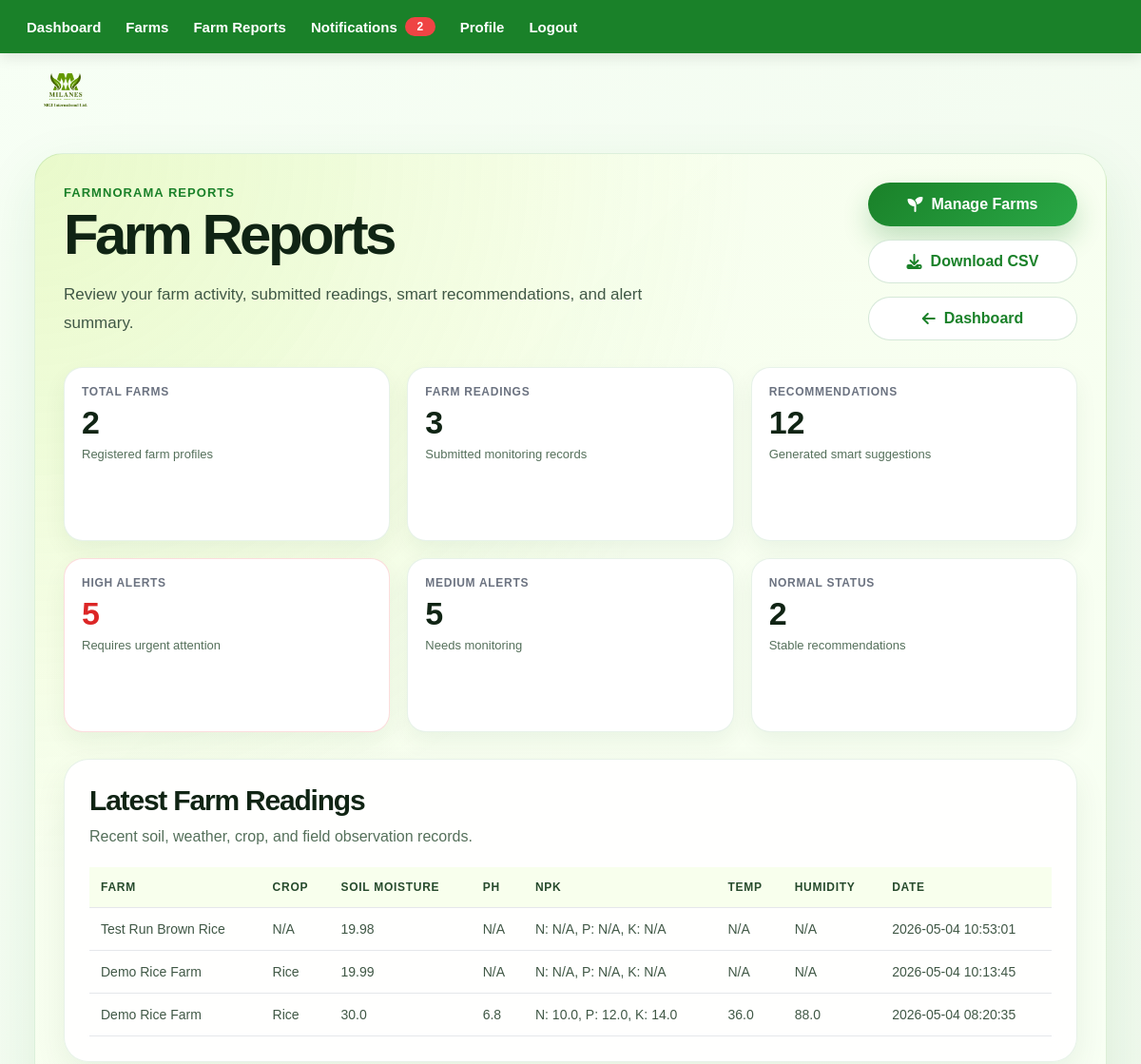
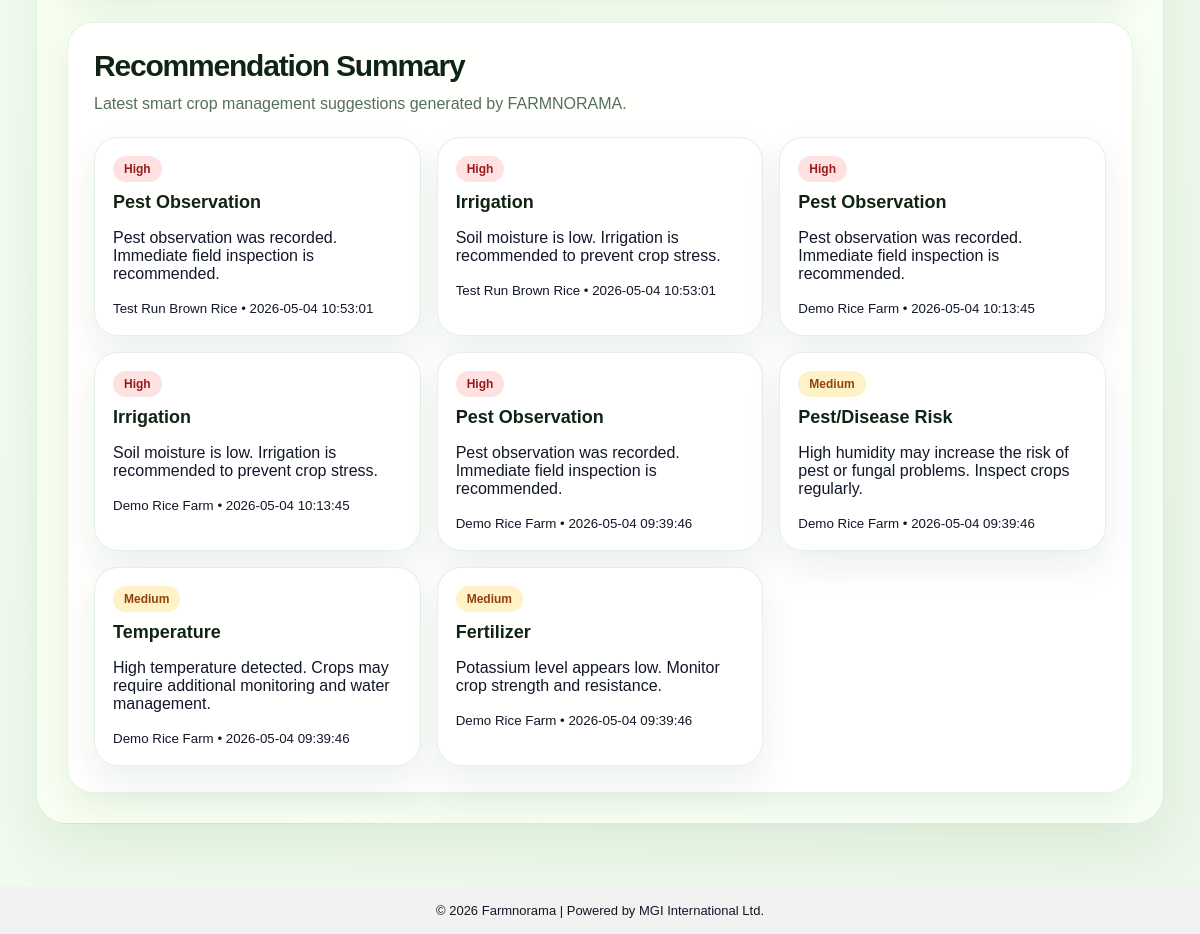
Page /farm-reports (signed in) on the committed database (2 pictures, top to bottom).
### tables this page shows
CREATE TABLE farm_readings (
        id INTEGER PRIMARY KEY AUTOINCREMENT,
        farm_id INTEGER NOT NULL,
        soil_moisture REAL,
        ph_level REAL,
        nitrogen REAL,
        phosphorus REAL,
        potassium REAL,
        temperature REAL,
        humidity REAL,
        pest_observation TEXT,
        fertilizer_used TEXT,
        irrigation_status TEXT,
        notes TEXT,
        created_at TEXT NOT NULL,
        FOREIGN KEY(farm_id) REFERENCES farms(id) ON DELETE CASCADE
    );

CREATE TABLE farms (
        id INTEGER PRIMARY KEY AUTOINCREMENT,
        email TEXT NOT NULL,
        farm_name TEXT NOT NULL,
        location TEXT,
        farm_size TEXT,
        crop_type TEXT,
        planting_date TEXT,
        expected_harvest_date TEXT,
        created_at TEXT NOT NULL,
        FOREIGN KEY(email) REFERENCES users(email) ON DELETE CASCADE
    );

CREATE TABLE recommendations (
        id INTEGER PRIMARY KEY AUTOINCREMENT,
        farm_id INTEGER NOT NULL,
        reading_id INTEGER,
        recommendation_type TEXT NOT NULL,
        message TEXT NOT NULL,
        severity TEXT DEFAULT 'Normal',
        created_at TEXT NOT NULL,
        FOREIGN KEY(farm_id) REFERENCES farms(id) ON DELETE CASCADE,
        FOREIGN KEY(reading_id) REFERENCES farm_readings(id) ON DELETE SET NULL
    );

### farm_routes.py (the view)
@farm_bp.route('/farm-reports')
def farm_reports():
    if not login_required():
        return redirect('/login')
    report_stats = {
        'total_farms': 0,
        'total_readings': 0,
        'total_recommendations': 0,
        'high_alerts': 0,
        'medium_alerts': 0,
        'normal_alerts': 0
    }
    latest_readings = []
    latest_recommendations = []
    conn = get_conn()
    cursor = conn.cursor()
    cursor.execute("SELECT COUNT(*) AS total FROM farms WHERE email = ?", (session['email'],))
    report_stats['total_farms'] = cursor.fetchone()['total']
    cursor.execute("""
        SELECT COUNT(*) AS total
        FROM farm_readings
        WHERE farm_id IN (
            SELECT id FROM farms WHERE email = ?
        )
    """, (session['email'],))
    report_stats['total_readings'] = cursor.fetchone()['total']
    cursor.execute("""
        SELECT COUNT(*) AS total
        FROM recommendations
        WHERE farm_id IN (
            SELECT id FROM farms WHERE email = ?
        )
    """, (session['email'],))
    report_stats['total_recommendations'] = cursor.fetchone()['total']
    cursor.execute("""
        SELECT COUNT(*) AS total
        FROM recommendations
        WHERE severity = 'High'
        AND farm_id IN (
            SELECT id FROM farms WHERE email = ?
        )
    """, (session['email'],))
    report_stats['high_alerts'] = cursor.fetchone()['total']
    cursor.execute("""
        SELECT COUNT(*) AS total
        FROM recommendations
        WHERE severity = 'Medium'
        AND farm_id IN (
            SELECT id FROM farms WHERE email = ?
        )
    """, (session['email'],))
    report_stats['medium_alerts'] = cursor.fetchone()['total']
    cursor.execute("""
        SELECT COUNT(*) AS total
        FROM recommendations
        WHERE severity = 'Normal'
        AND farm_id IN (
            SELECT id FROM farms WHERE email = ?
        )
    """, (session['email'],))
    report_stats['normal_alerts'] = cursor.fetchone()['total']
    cursor.execute("""
        SELECT
            farm_readings.*,
            farms.farm_name,
            farms.crop_type
        FROM farm_readings
        JOIN farms ON farm_readings.farm_id = farms.id
        WHERE farms.email = ?
        ORDER BY farm_readings.id DESC
        LIMIT 5
    """, (session['email'],))
    latest_readings = cursor.fetchall()
    cursor.execute("""
        SELECT
            recommendations.*,
            farms.farm_name
        FROM recommendations
        JOIN farms ON recommendations.farm_id = farms.id
        WHERE farms.email = ?
        ORDER BY recommendations.id DESC
        LIMIT 8
    """, (session['email'],))
    latest_recommendations = cursor.fetchall()
    conn.close()
    return render_template(
        'farm_reports.html',
        report_stats=report_stats,
        latest_readings=latest_readings,
        latest_recommendations=latest_recommendations
    )

### db.py (called while the page is built)
def get_conn():
    conn = sqlite3.connect(current_app.config['DATABASE'])
    conn.row_factory = sqlite3.Row
    return conn

### farm_routes.py (called while the page is built)
def login_required():
    return 'email' in session

### templates/farm_reports.html
{% extends "layout.html" %}
{% block content %}
<div class="report-clean-page">
    <div class="report-clean-header">
        <div>
            <p class="farm-kicker">FARMNORAMA Reports</p>
            <h1>Farm Reports</h1>
            <p>
                Review your farm activity, submitted readings, smart recommendations,
                and alert summary.
            </p>
        </div>
        <div class="report-clean-actions">
            <a href="/farms" class="farm-primary-btn">
                <i class="fa-solid fa-seedling"></i>
                Manage Farms
            </a>
            <a href="/farm-reports/export" class="farm-secondary-btn">
                <i class="fa-solid fa-download"></i>
                Download CSV
            </a>
            <a href="/dashboard" class="farm-secondary-btn">
                <i class="fa-solid fa-arrow-left"></i>
                Dashboard
            </a>
        </div>
    </div>
    <section class="report-clean-stats">
        <div class="farm-stat-card">
            <span>Total Farms</span>
            <strong>{{ report_stats.total_farms }}</strong>
            <p>Registered farm profiles</p>
        </div>
        <div class="farm-stat-card">
            <span>Farm Readings</span>
            <strong>{{ report_stats.total_readings }}</strong>
            <p>Submitted monitoring records</p>
        </div>
        <div class="farm-stat-card">
            <span>Recommendations</span>
            <strong>{{ report_stats.total_recommendations }}</strong>
            <p>Generated smart suggestions</p>
        </div>
        <div class="farm-stat-card alert">
            <span>High Alerts</span>
            <strong>{{ report_stats.high_alerts }}</strong>
            <p>Requires urgent attention</p>
        </div>
        <div class="farm-stat-card">
            <span>Medium Alerts</span>
            <strong>{{ report_stats.medium_alerts }}</strong>
            <p>Needs monitoring</p>
        </div>
        <div class="farm-stat-card">
            <span>Normal Status</span>
            <strong>{{ report_stats.normal_alerts }}</strong>
            <p>Stable recommendations</p>
        </div>
    </section>
    <section class="report-clean-section">
        <div class="report-clean-section-title">
            <h2>Latest Farm Readings</h2>
            <p>Recent soil, weather, crop, and field observation records.</p>
        </div>
        {% if latest_readings %}
            <div class="farm-report-table-wrap">
                <table class="farm-report-table">
                    <thead>
                        <tr>
                            <th>Farm</th>
                            <th>Crop</th>
                            <th>Soil Moisture</th>
                            <th>pH</th>
                            <th>NPK</th>
                            <th>Temp</th>
                            <th>Humidity</th>
                            <th>Date</th>
                        </tr>
                    </thead>
                    <tbody>
                        {% for reading in latest_readings %}
                            <tr>
                                <td>{{ reading['farm_name'] }}</td>
                                <td>{{ reading['crop_type'] or 'N/A' }}</td>
                                <td>{{ reading['soil_moisture'] or 'N/A' }}</td>
                                <td>{{ reading['ph_level'] or 'N/A' }}</td>
                                <td>
                                    N: {{ reading['nitrogen'] or 'N/A' }},
                                    P: {{ reading['phosphorus'] or 'N/A' }},
                                    K: {{ reading['potassium'] or 'N/A' }}
                                </td>
                                <td>{{ reading['temperature'] or 'N/A' }}</td>
                                <td>{{ reading['humidity'] or 'N/A' }}</td>
                                <td>{{ reading['created_at'] }}</td>
                            </tr>
                        {% endfor %}
                    </tbody>
                </table>
            </div>
        {% else %}
            <div class="farm-dashboard-empty">
                <p>No farm readings yet. Add readings from your farm detail page to generate reports.</p>
                <a href="/farms" class="farm-secondary-btn">Go to Farms</a>
            </div>
        {% endif %}
    </section>
    <section class="report-clean-section">
        <div class="report-clean-section-title">
            <h2>Recommendation Summary</h2>
            <p>Latest smart crop management suggestions generated by FARMNORAMA.</p>
        </div>
        {% if latest_recommendations %}
            <div class="report-clean-recommendations">
                {% for rec in latest_recommendations %}
                    <div class="farm-recommendation-card">
                        <span class="farm-severity {{ rec['severity'] }}">
                            {{ rec['severity'] }}
                        </span>
                        <h3>{{ rec['recommendation_type'] }}</h3>
                        <p>{{ rec['message'] }}</p>
                        <small>{{ rec['farm_name'] }} • {{ rec['created_at'] }}</small>
                    </div>
                {% endfor %}
            </div>
        {% else %}
            <div class="farm-dashboard-empty">
                <p>No recommendations yet. Submit a farm reading to generate smart recommendations.</p>
                <a href="/farms" class="farm-secondary-btn">Go to Farms</a>
            </div>
        {% endif %}
    </section>
</div>
{% endblock %}

### rows in the picture
farm_readings: farm_name "Test Run Brown Rice", crop_type "N/A", soil_moisture "19.98", reading "N/A", created_at "2026-05-04 10:53:01"
farm_readings: farm_name "Demo Rice Farm", crop_type "Rice", soil_moisture "19.99", reading "N/A", created_at "2026-05-04 10:13:45"
farm_readings: farm_name "Demo Rice Farm", crop_type "Rice", soil_moisture "30.0", ph_level "6.8", nitrogen "10.0", phosphorus "12.0", potassium "14.0", temperature "36.0", humidity "88.0", created_at "2026-05-04 08:20:35"
recommendations: severity "High", recommendation_type "Pest Observation", message "Pest observation was recorded. Immediate field inspection is recommended.", farm_name "Test Run Brown Rice", created_at "2026-05-04 10:53:01"
recommendations: severity "High", recommendation_type "Irrigation", message "Soil moisture is low. Irrigation is recommended to prevent crop stress.", farm_name "Test Run Brown Rice", created_at "2026-05-04 10:53:01"
recommendations: severity "High", recommendation_type "Pest Observation", message "Pest observation was recorded. Immediate field inspection is recommended.", farm_name "Demo Rice Farm", created_at "2026-05-04 10:13:45"
recommendations: severity "High", recommendation_type "Irrigation", message "Soil moisture is low. Irrigation is recommended to prevent crop stress.", farm_name "Demo Rice Farm", created_at "2026-05-04 10:13:45"
recommendations: severity "High", recommendation_type "Pest Observation", message "Pest observation was recorded. Immediate field inspection is recommended.", farm_name "Demo Rice Farm", created_at "2026-05-04 09:39:46"
recommendations: severity "Medium", recommendation_type "Pest/Disease Risk", message "High humidity may increase the risk of pest or fungal problems. Inspect crops regularly.", farm_name "Demo Rice Farm", created_at "2026-05-04 09:39:46"
recommendations: severity "Medium", recommendation_type "Temperature", message "High temperature detected. Crops may require additional monitoring and water management.", farm_name "Demo Rice Farm", created_at "2026-05-04 09:39:46"
recommendations: severity "Medium", recommendation_type "Fertilizer", message "Potassium level appears low. Monitor crop strength and resistance.", farm_name "Demo Rice Farm", created_at "2026-05-04 09:39:46"

### other values in the picture
{{ report_stats.total_farms }} "2"
{{ report_stats.total_readings }} "3"
{{ report_stats.total_recommendations }} "12"
{{ report_stats.high_alerts }} "5"
{{ report_stats.medium_alerts }} "5"
{{ report_stats.normal_alerts }} "2"
